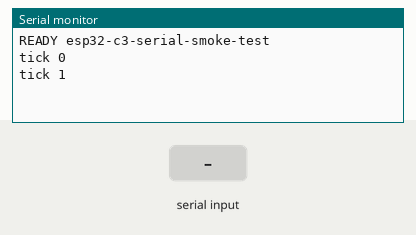
Recording of a sketch running on a simulated ESP32-C3. Shown: the last lines printed to the serial monitor. The test bench sets the inputs (shaded band).

Above: at 2.2 s.
2.3 s: "1\n" received over Serial
At 2.9 s:
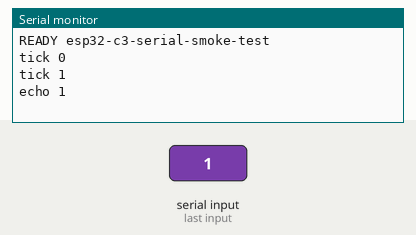
3.8 s: "0\n" received over Serial
At 3.96 s:
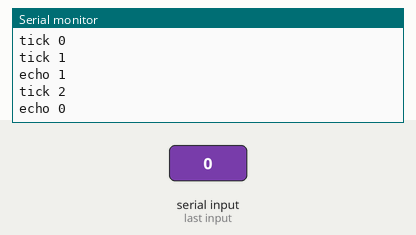
5.3 s: "2\n" received over Serial
At 5.7 s:
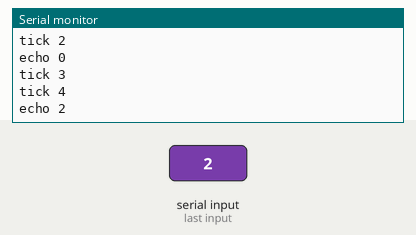
Timing chart, 0 to 8.3 s (numbered marks = the images above; inputs shaded):
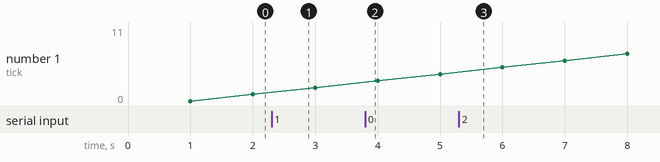

The sketch:

esp32-c3-serial-smoke-test.ino
```cpp
/*
  Minimal ESP32-C3 USB serial smoke test.

  Arduino IDE:
    Tools -> USB CDC On Boot -> Enabled
    Serial Monitor baud -> 115200

  This sketch does not touch GPIO 4 or the roller circuit.
*/

#include <Arduino.h>

static constexpr uint32_t SERIAL_BAUD = 115200;
static constexpr uint32_t PRINT_EVERY_MS = 1000;

uint32_t nextPrintAt = 0;
uint32_t counter = 0;

bool timeReached(uint32_t now, uint32_t target) {
  return static_cast<int32_t>(now - target) >= 0;
}

void setup() {
  Serial.begin(SERIAL_BAUD);
  delay(1000);
  Serial.println();
  Serial.println("READY esp32-c3-serial-smoke-test");
  nextPrintAt = millis();
}

void loop() {
  uint32_t now = millis();

  if (timeReached(now, nextPrintAt)) {
    Serial.print("tick ");
    Serial.println(counter++);
    nextPrintAt = now + PRINT_EVERY_MS;
  }

  while (Serial.available() > 0) {
    String line = Serial.readStringUntil('\n');
    line.trim();
    Serial.print("echo ");
    Serial.println(line);
  }
}
```

Measured:
- after the input at 2.3 s, the serial monitor: prints a new line at once (image 1)
- after the input at 3.8 s, the serial monitor: prints a new line at once (image 2)
- after the input at 5.3 s, the serial monitor: prints a new line at once (image 3)
